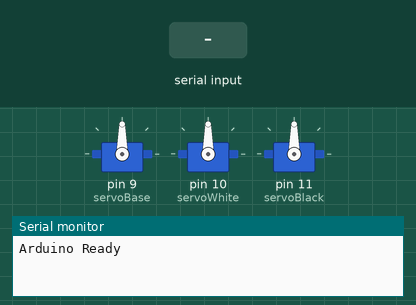
This program was run on a simulated Arduino Uno, built with avr-gcc and run on an emulated ATmega328P. Shown: 3 × servo, the last lines printed to the serial monitor. Inputs (shaded band) come from the test bench.

Above: at 1.2 s.
1.3 s: "3\n" received over Serial
4.3 s: "1\n" received over Serial
At 5.8 s:
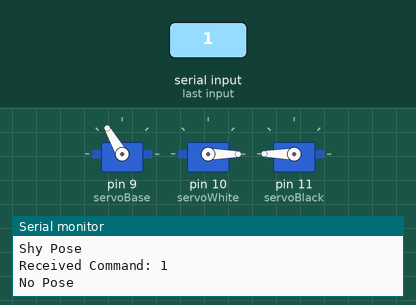
6.1 s: "2\n" received over Serial
At 7.3 s:
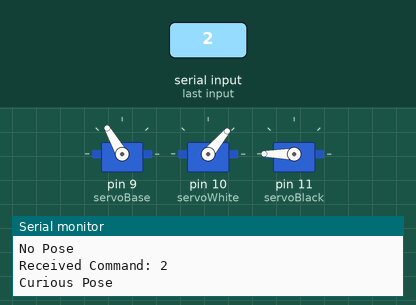
7.9 s: "1\n" received over Serial
At 8.05 s:
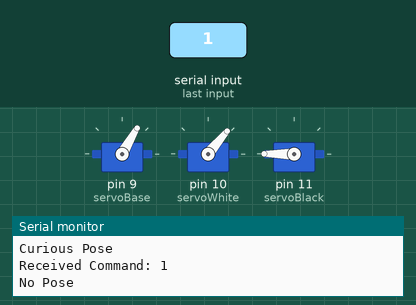
9.7 s: "3\n" received over Serial
Timing chart, 0 to 13.6 s (numbered marks = the images above; inputs shaded):
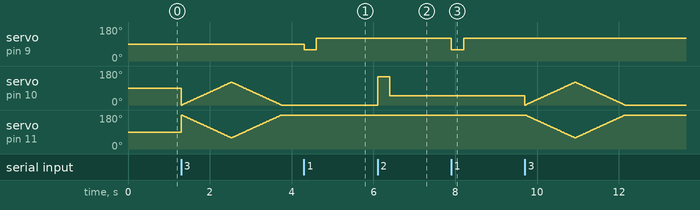

The program:

main.cpp
```cpp
#include <Arduino.h>
#include <Servo.h>

Servo servoBase;  // Servo 1
Servo servoWhite; // Servo 2
Servo servoBlack; // Servo 3

const int startPosition = 90; // Initial position of the servos
char inputBuffer[10];         // Buffer to read data from the serial
char command;                 // Command for the servos

void setup() {
  Serial.begin(9600); // Initializes the serial port

  // Configures the servos
  servoBase.attach(9);
  servoBase.write(startPosition);
  servoWhite.attach(10);
  servoWhite.write(startPosition);
  servoBlack.attach(11);
  servoBlack.write(180 - startPosition);

  Serial.println("Arduino Ready");
}

// Function for the neutral pose
void neutralPose() {
  Serial.println("Neutral Pose");
  servoBase.write(startPosition);
  servoWhite.write(startPosition);
  servoBlack.write(180 - startPosition);
  delay(300);
}

// Function for the pose "No"
void noPose() {
  Serial.println("No Pose");
  servoBase.write(60);
  delay(300);
  servoBase.write(120);
  delay(300);
}

// Function for the pose "Shy"
void shyPose() {
  Serial.println("Shy Pose");
  for (int angle = 0; angle <= 120; angle += 2) {
    servoWhite.write(angle);
    servoBlack.write(180 - angle);
    delay(20);
  }
  for (int angle = 120; angle >= 0; angle -= 2) {
    servoWhite.write(angle);
    servoBlack.write(180 - angle);
    delay(20);
  }
}

// Function for the pose "Curious"
void curiousPose() {
  Serial.println("Curious Pose");
  servoWhite.write(150);
  delay(300);
  servoWhite.write(50);
  delay(300);
}

void loop() {
  // Robust data reading from Serial
  if (Serial.available() > 0) {
    int bytesRead = Serial.readBytesUntil('\n', inputBuffer, sizeof(inputBuffer) - 1);
    inputBuffer[bytesRead] = '\0'; // Adds string terminator
    command = inputBuffer[0];      // Gets the first received character

    // Debug: shows the received command
    Serial.print("Received Command: ");
    Serial.println(command);

    // Executes the corresponding function
    switch (command) {
      case '0':
        neutralPose();
        break;
      case '1':
        noPose();
        break;
      case '2':
        curiousPose();
        break;
      case '3':
        shyPose();
        break;
      default:
        Serial.println("Invalid Command");
        break;
    }
  }
}
```

Measured:
- after the input at 4.3 s, servo on pin 9 (servoBase): 90° → 60° at once, → 120° 0.30 s later
- after the input at 6.1 s, servo on pin 10 (servoWhite): 0° → 150° at once, → 50° 0.30 s later
- after the input at 7.9 s, servo on pin 9 (servoBase): 120° → 60° at once, → 120° 0.30 s later
